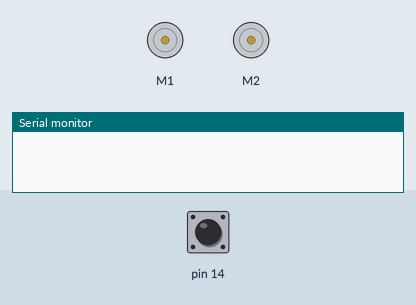
This sketch was run on a simulated Arduino Leonardo, built with avr-gcc and run on an emulated ATmega32U4. On the bench: 2 × DC motor (green arrow = forward, orange = backward, longer = faster), the last lines printed to the serial monitor. The test bench sets the inputs (shaded band); at power-on: pin 14 HIGH.

Above: at 0.8 s.
0.9 s: pin 14 pulled LOW for 1 s
At 2.0 s:
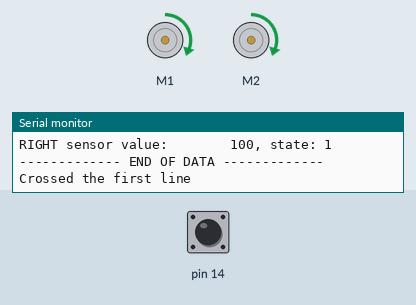
Timing chart, 0 to 5.1 s (numbered marks = the images above; inputs shaded):
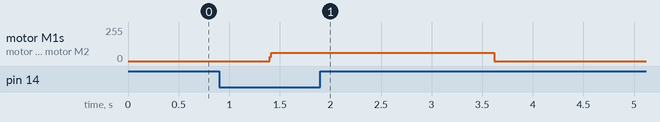

Measured:
- after the input at 0.9 s, motor M1, motor M2: stopped → forward 63/255 after 0.50 s, → stopped 2.2 s later

The sketch:

Linefollower.ino
```cpp
#include <Wire.h>
#include <Zumo32U4.h>

Zumo32U4LineSensors lineSensors;
Zumo32U4ButtonA buttonA;
Zumo32U4Motors motors;
Zumo32U4Encoders encoders;

//int searchLeft;
//int searchRight;
bool crossedfirst = false;
bool crossedsecond = false;
#define NUM_SENSORS 5 //Number of activated sensors
uint16_t sensorValues[NUM_SENSORS]; //Some array that contains the raw read values from the sensors between 0-2000
bool useEmitters = true;
struct LineSensorsWhite { //Datatype that stores the boolean values for the sensorStates
    bool left;
    bool leftCenter;
    bool Center;
    bool rightCenter;
    bool right;
};
int threshold; // White threshold, white return values lower than this
LineSensorsWhite sensorState = { 0,0,0,0,0 };

void setup() {
    lineSensors.initFiveSensors(); // Initializes five sensors
    readSensors(sensorState);      //fills structure with first bools
    Serial.begin(9600);
    calibrWht();                   //Calibrates the sensors for white lines
}

void loop() {
  buttonA.waitForPress();         // waits to start until after calibration, to prevent eternal looping
  motors.setSpeeds(50,50);        // sets low speeds on motors after beginning
  while(!crossedsecond){          //until we have crossed the second line execute
     readSensors(sensorState);    //fill sensordata

    Serial.println("------------- SENSOR DATA -------------");
    Serial.println("Left sensor value:         " + (String)sensorValues[0] + ", state: " + (String)sensorState.left);
    Serial.println("Left Center sensor value:  " + (String)sensorValues[1] + ", state: " + (String)sensorState.leftCenter);
    Serial.println("Center sensor value:       " + (String)sensorValues[2] + ", state: " + (String)sensorState.Center);
    Serial.println("Right Center sensor value: " + (String)sensorValues[3] + ", state: " + (String)sensorState.rightCenter);
    Serial.println("RIGHT sensor value:        " + (String)sensorValues[4] + ", state: " + (String)sensorState.right);
    Serial.println("------------- END OF DATA -------------"); //print sensordata

    if (sensorState.left && !crossedfirst) //If sensorState bool on the left sensor is true and if we haven't crossed the first line
    {
        Serial.println("Crossed the first line"); //Print
        crossedfirst = true;                      //Set the bool of crossing the first line to true
        motors.setSpeeds(100, 100);               //Begin to drive faster toward second line
        delay(2000);
    }
    readSensors(sensorState);
    if (crossedfirst && sensorState.left)   //if sensor we have crossed the first line, and if left sensorstate is true
    {
      Serial.println("Just crossed 2nd line"); //print
      delay(200); // wait for zumo to cross over the line a bit
      motors.setSpeeds(0, 0); // stop engines after crossing first line

    }
  }
}

void calibrWht() { //A funtion that is called in the setup to help calibrate sensors for the conditions at hand
    buttonA.waitForPress();
    Serial.println("Press A to calibrate WHITE");
    delay(250);
    buttonA.waitForPress();
    threshold = ((sensorValues[0] + sensorValues[4]) / 2 + 20); //takes the mean value of far left and right sensors and adds some margin to create a threshold
    delay(250);
    Serial.println(threshold); //prints threshold once at the beginning of the code
}

void readSensors(LineSensorsWhite& state) {  // Next line reads the sensor values and store them in the array lineSensorValues
    lineSensors.read(sensorValues, useEmitters ? QTR_EMITTERS_ON : QTR_EMITTERS_OFF); //Retrieves data from sensors
    state = { 0,0,0,0,0 }; // state of the sensors is ALWAYS set to negative in the structure, so that the if statements below only change the boolean to true when the conditions are met
    if (sensorValues[0] < threshold) {
        state.left = 1;
    }
    if (sensorValues[1] < threshold) {
        state.leftCenter = 1;
    }
    if (sensorValues[2] < threshold) {
        state.Center = 1;
    }
    if (sensorValues[3] < threshold) {
        state.rightCenter = 1;
    }
    if (sensorValues[4] < threshold) {
        state.right = 1;
    }
}
```
